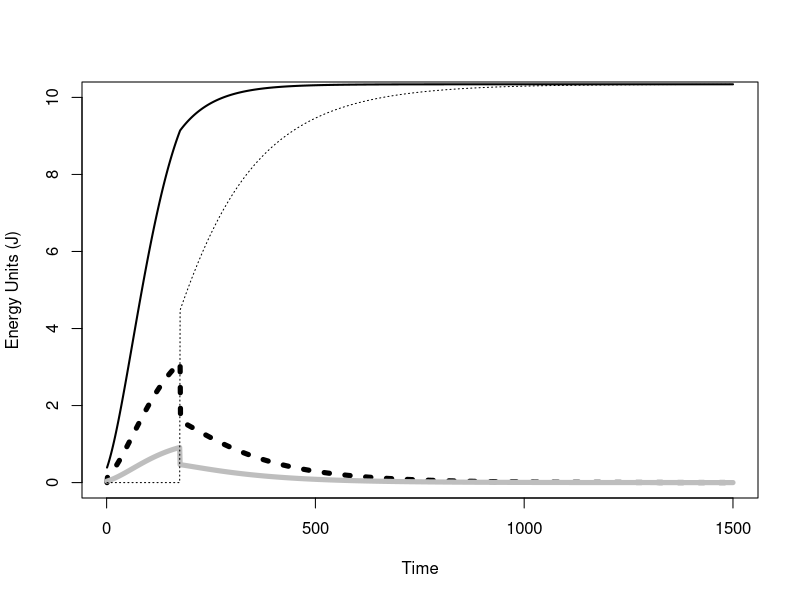
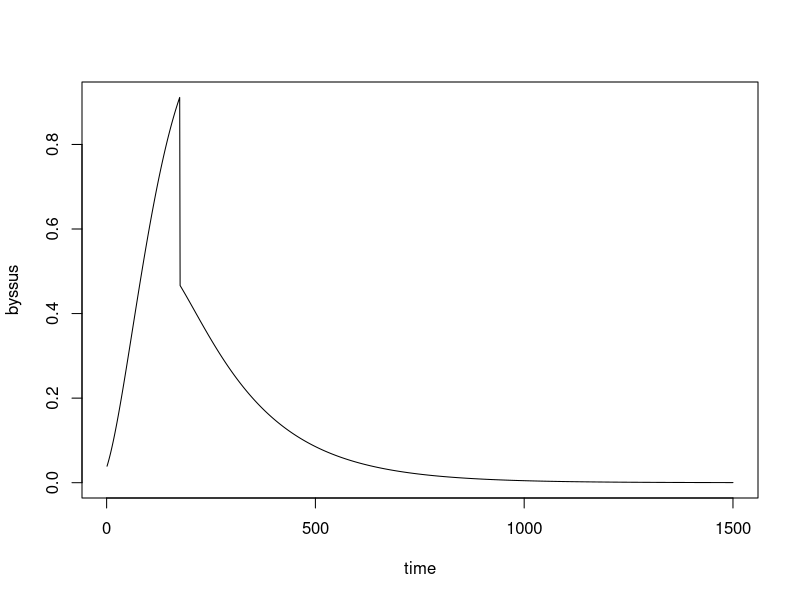
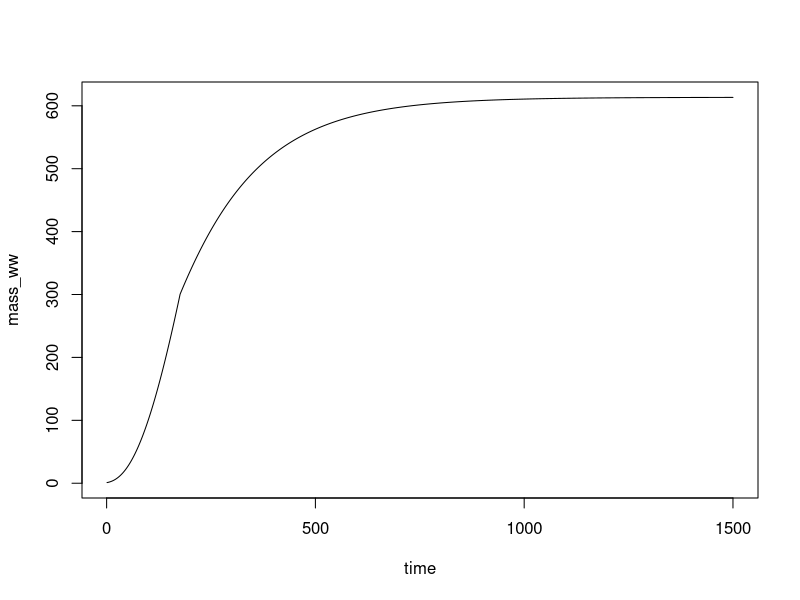
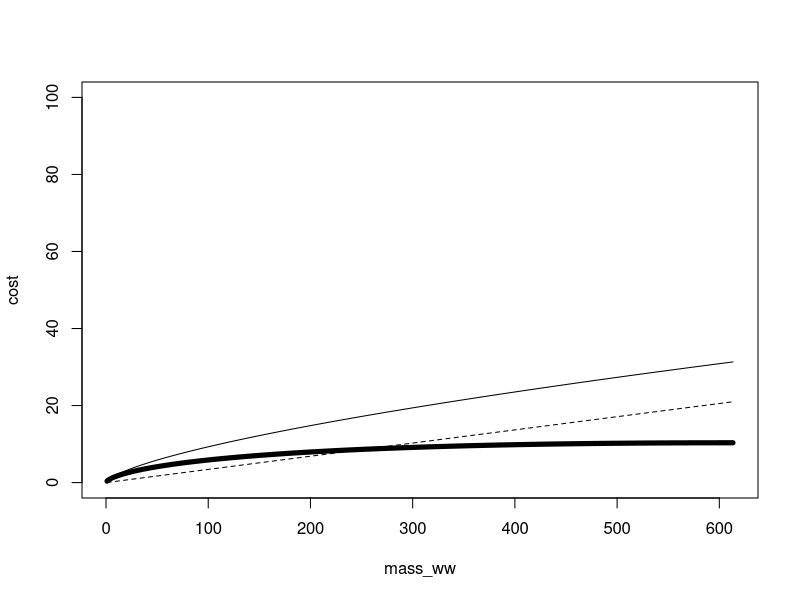
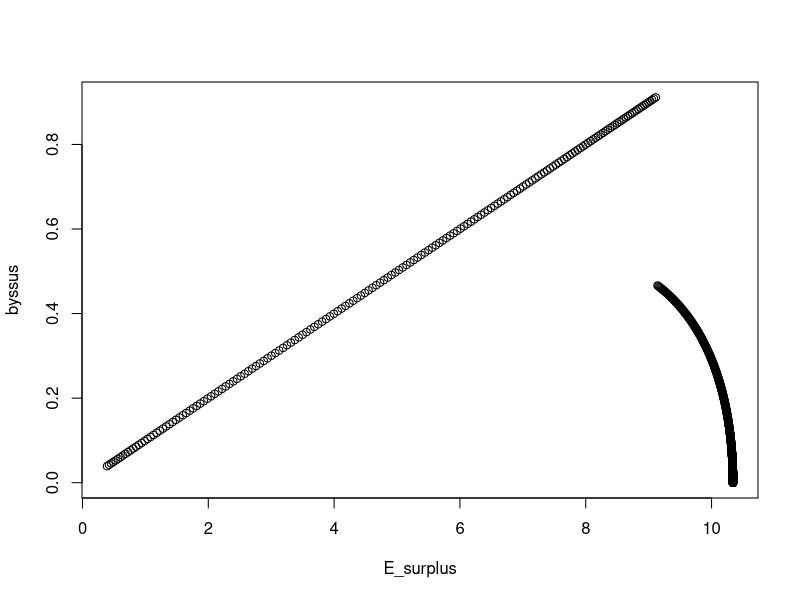

Here is the R script that generated these plots, in order:
# NEW M. trossulus MODEL FROM Sebens et al_new_byssus_allocation ####
# scalars ####
a_perfood <- 0.25
b_permass <- 0.0145
eggs <- 0.11 # eggs
AE <- 0.55 # assimilation
mortality <- 0.896 # mortality

# exponents ####
d <- 0.67 # intake
e <- 1 # cost

# temp parameters ####
temp <- 16 # temp (was in "other parameters category")
Aarhenius_T <- 6842.7 # Used to change cost with T # From Fly & Hil
ref_T_cost <- 293 #285K=12C # Used to change cost with T # How to calc?
ambient_T_cost <- temp # ambient temp
critical_T_intake <- 10 # this is the optimal intake temp
max_T_intake <- 25 # max temp for intake, shut down
const_Aarhenius <- 0.14
# Could fit these parameters for mussels
Tmult_cost <- const_Aarhenius^(Aarhenius_T/ref_T_cost-Aarhenius_T/(temp+273))
if(temp<critical_T_intake){
  Tmult_int <- Tmult_cost
} else {
  Tmult_int <- Tmult_cost - Tmult_cost*(temp-critical_T_intake)/(max_T_intake-critical_T_intake)
}

# other parameters ####
food <- 1.5 # intake multiplier
en_density <- 0.38 # mg/J, tissue per energy unit 
stress <- 1 # cost multiplier
size_maturity <- 300 # size at maturity
reprod_multiplier <- 1 # reproduction multiplier
opt_size_reducer <- 1 # lets reproduction equal surplus early
byssus_multiplier <- 0.25 # fraction of respiration to byssus
max_time <- 1500 # days, How many days to use in the model
initial_mass_ww <- 1 # mg, What is the initial mass 

# calculated scalers
a <- a_perfood*food*Tmult_int
b <- b_permass*stress*(1+byssus_multiplier)*Tmult_cost
(Wopt <- ((b*e)/(a*d))^(1/(d-e)))

# set up vectors ####
time <- seq(from = 1, to = max_time, by = 1)

# mass mg wet weight
mass_ww <- rep(x = -99, len = max_time)

# assimilated intake with temp effect, 
# minus basal metabolic cost, 
# mult by temp effect and byssus effect
E_surplus <- rep(x = -99, len = max_time)

intake <- rep(x = -99, len = max_time)
cost <- rep(x = -99, len = max_time)
byssus <- rep(x = -99, len = max_time)
reproduction <- rep(x = -99, len = max_time)

# run model ####
for(i in 1:(max_time)){
  # Calculate mass
  if(i == 1){
    mass_ww[i] <- initial_mass_ww
  } else {
    mass_ww[i] <- mass_ww[i-1]+en_density*(intake[i-1]-cost[i-1]-reproduction[i-1]-byssus[i-1]) #in mg
  }
  
  intake[i] <- a*(mass_ww[i]^d)
  cost[i] <- b*(mass_ww[i]^e)
  E_surplus[i] <- intake[i]-cost[i]
  
  # Calculate reproduction
  if(mass_ww[i]<size_maturity){
    reproduction[i] <- 0
   } else {
     reproduction[i] <- E_surplus[i]*(1-reprod_multiplier*((Wopt-opt_size_reducer*mass_ww[i])/Wopt))
   }
  byssus[i] <- (E_surplus[i]-reproduction[i])*0.1 # Here byssus is upregulated when there is more energy available
  
}


# calculate relationships
E_growth <- rep(x = -99, len = max_time)
E_growth[2:max_time] <- mass_ww[2:max_time] - mass_ww[1:(max_time-1)]
E_growth[1:1] <- 0  # initial growth at very first timepoint is 0

# Sebens plots ####  
length(time)
length(mass_ww)
plot(time,E_growth, type = "l", 
     lty = 3,
     lwd = 5,
     ylim = c(0,10),
     ylab = "Energy Units (J)",
     xlab = "Time")
lines(time,byssus, lwd = 5, col = "grey")
lines(time,E_surplus, lwd = 2)
lines(time,reproduction, lwd = 1, lty = 3, col = "black")

plot(time,byssus, type = "l")

# Von-Bertlanffy growth
plot(time,mass_ww, type = "l")

# EOS within realistic range of survival
plot(mass_ww, cost, lty = 2, type = "l", ylim = c(0,100))
lines(mass_ww,intake)
lines(mass_ww, E_surplus, lwd = 5)

# Maybe this relates to the number of threads but not the type of threads...
plot(E_surplus,byssus)

